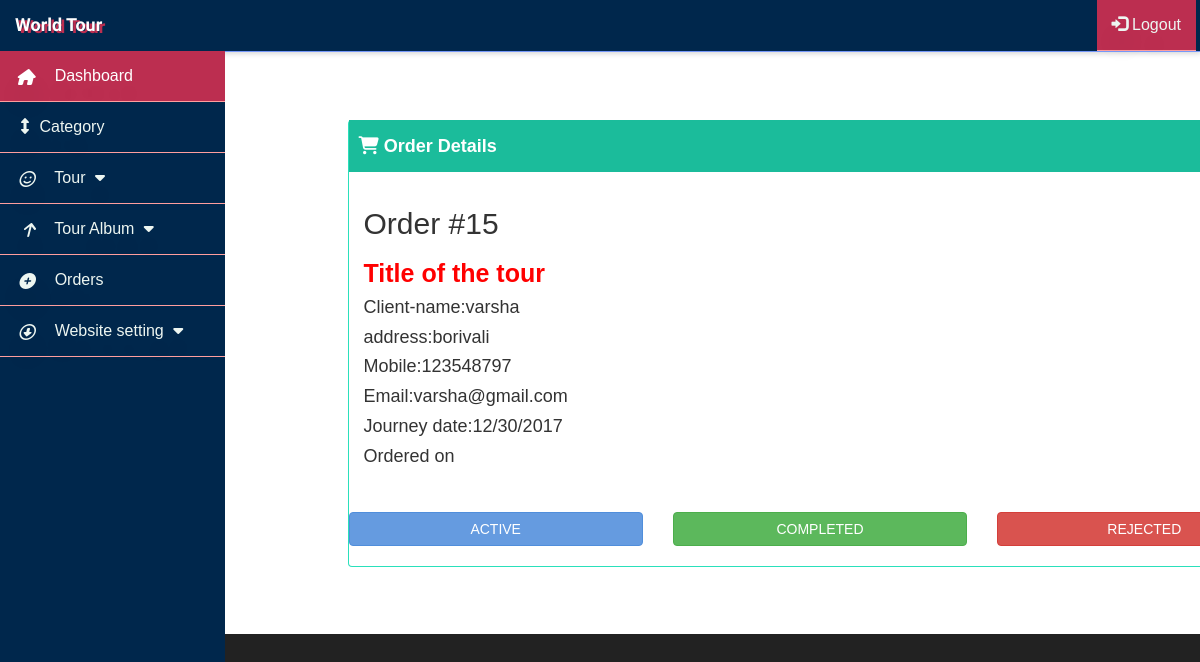
The page /order_details_edit.php?id=15 (signed in) on the database its author committed.
### tables this page shows
CREATE TABLE IF NOT EXISTS `order_list` (
  `id` int(11) NOT NULL AUTO_INCREMENT,
  `name` varchar(100) NOT NULL,
  `address` varchar(150) NOT NULL,
  `phone` varchar(50) NOT NULL,
  `email` varchar(50) NOT NULL,
  `date` varchar(100) NOT NULL,
  `people` varchar(50) NOT NULL,
  `status` varchar(50) NOT NULL,
  `created_date` datetime NOT NULL DEFAULT CURRENT_TIMESTAMP,
  `updated_date` datetime NOT NULL DEFAULT CURRENT_TIMESTAMP,
  PRIMARY KEY (`id`)
);

### order_details_edit.php (the view, shortened to what this page needs)
<?php
include_once('common.php');
require_once('connection.php');
$id = $_GET['id'];
$select = "Select * FROM order_list WHERE id=".$id;
$query = mysqli_query($conn,$select);
$response = mysqli_fetch_assoc($query);
?>
<div id="page-wrapper">
<div class="container">
	<div class="row">
		<div class="col-md-10 col-md-offset-1">
		<div class="pro">
	<div class="title">
     <div class="caption">
     <strong>  <i class="fa fa-shopping-cart"></i>  Order Details </strong></div>
	</div>
		<div class="pro-body">
			<h2>Order #<?php echo $id; ?> </h2>
			<h1 class="red">Title of the tour</h1>
			<h4>Client-name:<?php echo $response['name'] ?>
			<h4>address:<?php echo $response['address'] ?>
			<h4>Mobile:<?php echo $response['phone'] ?>
			<h4>Email:<?php echo $response['email'] ?>
			<h4>Journey date:<?php echo $response['date'] ?>
			<h4>Ordered on </h4>
		</div>
<div class="row pull-bottom">
<div class="col-sm-4">
<a href="?action=status&amp;do=0" class="btn btn-info btn-block">ACTIVE</a>
</div>
<div class="col-sm-4">
<a href="completed.php?id=<?php echo $response['id'];?>" class="btn btn-success btn-block">COMPLETED</a>
</div>
<div class="col-sm-4">
<a href="rejected.php?id=<?php echo $response['id'];?>" class="btn btn-danger btn-block">REJECTED</a>
</div>
</div>
		</div>
</div>
</div>
</body>
</html>

### css/sb-admin.css (style rules this page uses)
body, html { font: 16px / 1.8 Arial, 'Helvetica Neue', Helvetica, sans-serif; font-weight: normal; font-weight: 300; overflow-x:hidden; }
body { margin-top: 100px; background-color: #222; }
@media (min-width:768px) { body { margin-top: 50px; } }
#page-wrapper { width: 100%; padding: 0; background-color: #fff; }
@media (min-width:768px) { #page-wrapper { padding: 10px; min-height: 583px; } }
#page-wrapper { padding: 10px; min-height: 584px; }
.title { margin-top:60px; }
.title { border-bottom: 0; padding:10px; margin-bottom: 0; color: #fff; font-size:18px; background-color: #1BBC9B; }
.pro-body { background-color: #fff; padding: 15px; }
.pro-body h2 { font-family: inherit; font-weight: 500; line-height: 1.1; color: inherit; }
.pro-body h4 { font-size:18px; color:inherit; }
.red { font-weight:bold; color:red; font-size:25px; }
.pro { margin-top: 0; margin-bottom: 25px; padding: 0; border-radius: 4px; border: 1px solid #2ae0bb; border-top: 0; }
.btn-info { color: #fff; background-color: #659be0; border-color: #508edb; }
.pull-bottom { margin-top:20px; margin-bottom:20px; }

### rows shown on the page
order_list: name "varsha", address "borivali", phone "123548797", email "varsha@gmail.com", date "12/30/2017"

### other values the page prints
$id "15"
